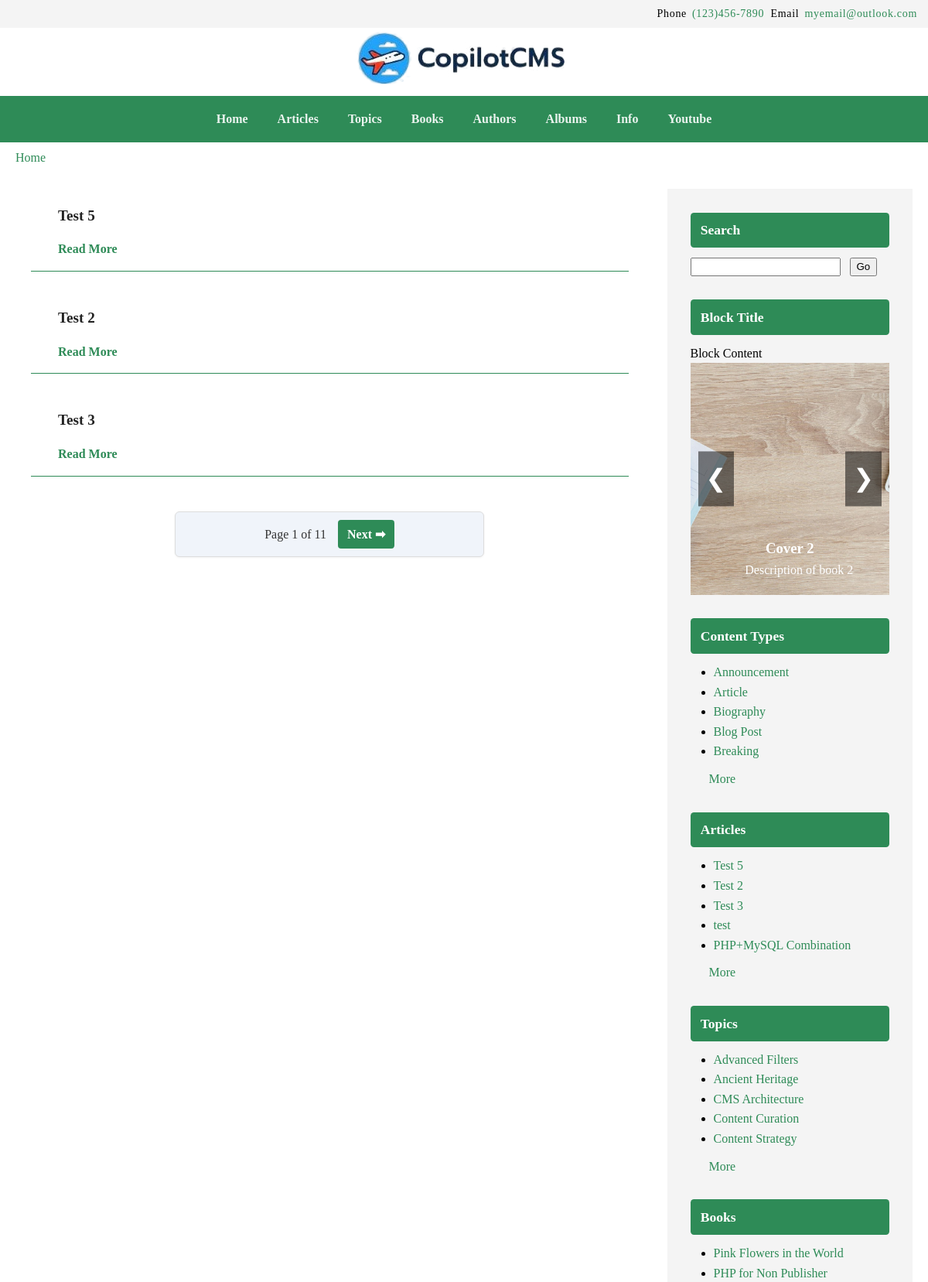
The page / (upper part) on the database its author committed.
### tables this page shows
CREATE TABLE IF NOT EXISTS `blocks` (
  `key_blocks` int(10) UNSIGNED NOT NULL AUTO_INCREMENT,
  `key_media_banner` int(10) UNSIGNED DEFAULT NULL,
  `block_name` varchar(50) NOT NULL DEFAULT '',
  `title` varchar(200) NOT NULL DEFAULT '',
  `visible_on` varchar(100) NOT NULL DEFAULT 'desktop,mobile',
  `block_content` varchar(10000) NOT NULL DEFAULT '',
  `show_on_pages` varchar(1000) NOT NULL DEFAULT '',
  `show_in_region` varchar(50) NOT NULL DEFAULT '',
  `sort` smallint(6) NOT NULL DEFAULT '0',
  `module_file` varchar(100) NOT NULL DEFAULT '',
  `status` varchar(3) NOT NULL DEFAULT 'on',
  `entry_date_time` datetime NOT NULL DEFAULT CURRENT_TIMESTAMP,
  `created_by` int(10) UNSIGNED DEFAULT NULL,
  `updated_by` int(10) UNSIGNED DEFAULT NULL,
  `key_photo_gallery` int(10) UNSIGNED DEFAULT NULL,
  PRIMARY KEY (`key_blocks`),
  KEY `fk_blocks_media` (`key_media_banner`)
);

CREATE TABLE IF NOT EXISTS `main_menu` (
  `key_main_menu` int(10) UNSIGNED NOT NULL AUTO_INCREMENT,
  `parent_id` int(10) UNSIGNED NOT NULL DEFAULT '0',
  `title` varchar(200) NOT NULL DEFAULT '',
  `url_link` varchar(200) NOT NULL DEFAULT '',
  `sort` smallint(6) NOT NULL DEFAULT '0',
  `status` varchar(3) NOT NULL DEFAULT '',
  `entry_date_time` datetime NOT NULL DEFAULT CURRENT_TIMESTAMP,
  PRIMARY KEY (`key_main_menu`)
);

CREATE TABLE IF NOT EXISTS `articles` (
  `key_articles` int(10) UNSIGNED NOT NULL AUTO_INCREMENT,
  `key_media_banner` int(10) UNSIGNED DEFAULT '0',
  `document_number` varchar(50) NOT NULL DEFAULT '',
  `title` varchar(300) NOT NULL DEFAULT '',
  `title_sub` varchar(300) NOT NULL DEFAULT '',
  `article_snippet` varchar(1000) NOT NULL DEFAULT '',
  `article_content` mediumtext NOT NULL,
  `content_type` varchar(300) NOT NULL DEFAULT '',
  `book_indent_level` tinyint(4) NOT NULL DEFAULT '0',
  `url` varchar(200) NOT NULL DEFAULT '',
  `banner_image_url` varchar(2000) DEFAULT '',
  `sort` smallint(6) NOT NULL DEFAULT '0',
  `entry_date_time` datetime NOT NULL DEFAULT CURRENT_TIMESTAMP,
  `update_date_time` datetime NOT NULL DEFAULT CURRENT_TIMESTAMP,
  `created_by` int(10) UNSIGNED DEFAULT NULL,
  `updated_by` int(10) UNSIGNED DEFAULT NULL,
  `status` enum('draft','on','off') DEFAULT 'draft',
  PRIMARY KEY (`key_articles`),
  KEY `fk_articles_media` (`key_media_banner`),
  KEY `entry_date_time` (`entry_date_time`),
  KEY `update_date_time` (`update_date_time`),
  KEY `document_number` (`document_number`)
);

CREATE TABLE IF NOT EXISTS `photo_gallery_images` (
  `key_image` int(10) UNSIGNED NOT NULL AUTO_INCREMENT,
  `key_media_banner` int(10) UNSIGNED DEFAULT NULL,
  `key_photo_gallery` int(10) UNSIGNED NOT NULL,
  `entry_date_time` datetime DEFAULT CURRENT_TIMESTAMP,
  `title` varchar(255) DEFAULT NULL,
  `description` text,
  `image_mobile_url` varchar(2000) DEFAULT NULL,
  `opacity` float DEFAULT '1',
  `action_button` tinyint(1) DEFAULT '0',
  `action_button_text` varchar(100) DEFAULT NULL,
  `action_button_link_url` varchar(500) DEFAULT NULL,
  `animation_type` varchar(50) DEFAULT 'fade',
  `text_position` varchar(50) DEFAULT 'center',
  `text_color` varchar(20) DEFAULT '#ffffff',
  `image_wrapper_class` varchar(100) DEFAULT '',
  `visibility_start` datetime DEFAULT NULL,
  `visibility_end` datetime DEFAULT NULL,
  `sort` smallint(6) NOT NULL DEFAULT '0',
  `status` varchar(3) DEFAULT 'on',
  PRIMARY KEY (`key_image`),
  KEY `key_photo_gallery` (`key_photo_gallery`),
  KEY `fk_photo_gallery_images_media` (`key_media_banner`)
);

CREATE TABLE IF NOT EXISTS `media_library` (
  `key_media` int(10) UNSIGNED NOT NULL AUTO_INCREMENT,
  `file_url` varchar(2000) NOT NULL,
  `file_url_thumbnail` varchar(2000) DEFAULT '',
  `file_type` varchar(20) NOT NULL DEFAULT 'images',
  `alt_text` varchar(500) DEFAULT NULL,
  `tags` varchar(500) DEFAULT NULL,
  `uploaded_by` int(10) UNSIGNED DEFAULT NULL,
  `entry_date_time` datetime DEFAULT CURRENT_TIMESTAMP,
  PRIMARY KEY (`key_media`),
  KEY `uploaded_by` (`uploaded_by`)
);

CREATE TABLE IF NOT EXISTS `content_types` (
  `key_content_types` int(10) UNSIGNED NOT NULL AUTO_INCREMENT,
  `key_media_banner` int(10) UNSIGNED NOT NULL DEFAULT '0',
  `name` varchar(200) NOT NULL DEFAULT '',
  `description` varchar(1000) NOT NULL DEFAULT '',
  `url` varchar(200) NOT NULL DEFAULT '',
  `banner_image_url` varchar(2000) NOT NULL DEFAULT '',
  `sort` smallint(6) NOT NULL DEFAULT '0',
  `status` varchar(3) NOT NULL DEFAULT '',
  `entry_date_time` datetime NOT NULL DEFAULT CURRENT_TIMESTAMP,
  PRIMARY KEY (`key_content_types`)
);

CREATE TABLE IF NOT EXISTS `categories` (
  `key_categories` int(10) UNSIGNED NOT NULL AUTO_INCREMENT,
  `key_media_banner` int(10) UNSIGNED NOT NULL DEFAULT '0',
  `name` varchar(200) NOT NULL DEFAULT '',
  `description` varchar(1000) NOT NULL DEFAULT '',
  `url` varchar(200) NOT NULL DEFAULT '',
  `banner_image_url` varchar(2000) NOT NULL DEFAULT '',
  `sort` smallint(6) NOT NULL DEFAULT '0',
  `status` varchar(3) NOT NULL DEFAULT '',
  `entry_date_time` datetime NOT NULL DEFAULT CURRENT_TIMESTAMP,
  `category_type` enum('article','book','photo_gallery','video_gallery','global') NOT NULL DEFAULT 'global',
  PRIMARY KEY (`key_categories`)
);

CREATE TABLE IF NOT EXISTS `books` (
  `key_books` int(10) UNSIGNED NOT NULL AUTO_INCREMENT,
  `key_media_banner` int(10) UNSIGNED DEFAULT NULL,
  `title` varchar(200) NOT NULL DEFAULT '',
  `subtitle` varchar(200) NOT NULL DEFAULT '',
  `description` text NOT NULL,
  `banner_image_url` varchar(2000) DEFAULT '',
  `url` varchar(200) NOT NULL DEFAULT '',
  `author_name` varchar(200) NOT NULL DEFAULT '',
  `publisher` varchar(200) NOT NULL DEFAULT '',
  `publish_year` varchar(4) NOT NULL DEFAULT '',
  `isbn` varchar(17) DEFAULT '',
  `is_featured` tinyint(1) DEFAULT NULL,
  `language` varchar(50) DEFAULT NULL,
  `format` varchar(50) DEFAULT NULL,
  `weight_grams` int(11) DEFAULT NULL,
  `sku` varchar(50) DEFAULT NULL,
  `status` varchar(3) NOT NULL DEFAULT '',
  `sort` smallint(6) NOT NULL DEFAULT '0',
  `entry_date_time` datetime NOT NULL DEFAULT CURRENT_TIMESTAMP,
  `update_date_time` datetime NOT NULL DEFAULT CURRENT_TIMESTAMP ON UPDATE CURRENT_TIMESTAMP,
  `created_by` int(10) UNSIGNED DEFAULT NULL,
  `updated_by` int(10) UNSIGNED DEFAULT NULL,
  PRIMARY KEY (`key_books`),
  KEY `fk_books_media` (`key_media_banner`)
);

### index.php (called while the page is built)
<?php
include 'router.php';
?>

### templates/settings.php (called while the page is built)
<?php
$settings = [];
$settings['site_name'] = 'Copilot CMS';
$settings['site_slogan'] = 'Clarity. Collaboration. Control.';
$settings['base_url'] = 'https://www.mysite.com';
$settings['template_folder'] = 'default';
$settings['template_default_logo'] = '/templates/default/images/copilogcms.png';
$settings['max_upload_image_width'] = '2000';
$settings['max_upload_image_height'] = '1000';
$settings['template_text_color'] = 'black';
$settings['template_background_color'] = '#FFF';
$settings['template_font_family'] = 'calibri';
$settings['items_brand_color'] = 'SeaGreen';
$settings['sidebar_background_color'] = '#F4F4F4';
$settings['site_direction'] = 'ltr';
$settings['google_fonts'] = 'Noto Nastaliq Urdu, Gulzar';
$settings['snippets_per_page'] = '3';
$settings['snippet_words'] = '80';

### templates/default/layout.php (the view, shortened to what this page needs)
<?php
function startLayout($title = "CopilotCMS") {
	echo "
	<!DOCTYPE html>
	<html>
		<head>
			<title>$title</title>
			<meta charset='utf-8'>
			<link rel='stylesheet' href='/templates/default/style.css'>
        </head>
		<style>";
	echo"
		</style>
	<body>";
	echo "<div id='above-header'>";
		renderBlocks("above_header");
	echo "</div>";
	echo "<header data-animate='fade'>";
		echo "<div id='site-logo'><a href='/home'><img src='" . getSetting("template_default_logo") . "'></a></div>";
		renderMainMenu();
	echo "</header>";
	echo "<div id='breadcrumb'>";
	global $segments;
	$breadcrumbs = generateBreadcrumb($segments);
	for ($i = 0; $i < sizeof($breadcrumbs); $i++) {
		$crumb = $breadcrumbs[$i];
		if ($i < 2) {
			echo '<a href="' . htmlspecialchars($crumb['url']) . '">' . htmlspecialchars($crumb['label']) . '</a>';
		} else {
			echo htmlspecialchars($crumb['label']);
		}
	}
	echo "</div>";
	echo "<main>";
}
function endLayout() {
	echo "</main>";
	echo "</body></html>
	<script src='/templates/default/script.js'></script>
	";
}
function getMenuItems() {
    global $conn;
    $items = [];
    $res = $conn->query("SELECT key_main_menu, parent_id, title, url_link FROM main_menu WHERE status = 'on' ORDER BY sort");
    while ($row = $res->fetch_assoc()) {
        $items[$row['parent_id']][] = $row;
    }
    return $items;
}
function renderMenuTree($items, $parent_id = 0) {
    if (!isset($items[$parent_id])) return;
    echo "<ul>";
    foreach ($items[$parent_id] as $item) {
        echo "<li><a href='" . htmlspecialchars($item['url_link']) . "'>" . htmlspecialchars($item['title']) . "</a>";
        renderMenuTree($items, $item['key_main_menu']);
        echo "</li>";
    }
    echo "</ul>";
}
function renderMainMenu() {
    $items = getMenuItems();
    echo "<nav class='main-menu'>";
    renderMenuTree($items);
    echo "</nav>";
}
function renderBlocks($region, $currentPage = '') {
	global $conn;
	$sql = "SELECT key_blocks, key_photo_gallery, title, block_content, module_file, visible_on FROM blocks
					   WHERE status = 'on'
					   AND show_in_region = '$region'
					   AND (show_on_pages = '' OR FIND_IN_SET('$currentPage', show_on_pages))
					   ORDER BY sort";
	$res = $conn->query($sql);
	while ($row = $res->fetch_assoc()) {
		$devices_array = explode(',', $row['visible_on']);
		$visibilityClasses = '';
		foreach ($devices_array as $device) $visibilityClasses .= ' visible-on-' . $device;
		$key_photo_gallery = $row['key_photo_gallery'];
		echo "<div class='block $visibilityClasses'>";
		echo "<h2>" . $row['title'] . "</h2>";
		echo "<div class='block-content'>" .  $row['block_content'] . "</div>";
		if ($row['module_file'] != '') {
			include("modules/" . $row['module_file'] . ".php");
		}
		echo "</div>";
	}
}
function generateBreadcrumb($segments) {
    $breadcrumbs = [];
    $baseUrl = '/';
    $breadcrumbs[] = ['label' => 'Home', 'url' => $baseUrl];
    return $breadcrumbs;
}
?>

### templates/default/homepage.php
<?php
include(__DIR__ . '/../../dbconnection.php');
include(__DIR__ . '/../template_content.php');
include(__DIR__ . '/layout.php');
?>
<?php startLayout("Home"); ?>
<div id="content">
	<?php
	$page = intval($_GET['page'] ?? 1);
	$data = getPaginatedArticles($conn, $page, getSetting('snippets_per_page'));
	$records = $data['records'];
	$pagination = $data['pagination'];
	$words_limit = getSetting('snippet_words');
	while ($record = $records->fetch_assoc()) {
		$banner_url = empty($record['banner_image_url']) ? $record['banner'] : $record['banner_image_url'];
		$article_snippet = (empty($record['article_snippet']) ? firstWords($record['article_content'], $words_limit) : firstWords($record['article_snippet'], $words_limit));
		echo "<div class='snippet-card'>
  			  <div><img src='$banner_url' data-animate='fade'></div>
			  <div class='snippet-content'>
			  <h2>{$record['title']}</h2>
			  <p>$article_snippet</p>
			  <a href='/article/{$record['url']}'>Read More</a>
			  </div>
			</div>";
	}
	echo $pagination['html'];
	?>
</div>
<div id="sidebar">
	<?php renderBlocks("sidebar_right"); ?>
</div>
<?php endLayout();?>

### modules/search6545645.php
<div class="block">
	<form method="get" action="/search" class="search-form">
		<input type="text" name="q"> &nbsp;
		<input type="submit" value="Go">
	</form>
</div>

### modules/photo_gallery_carousel_5645645.php (shortened to what this page needs)
<?php
$gallery = $conn->query("SELECT * FROM photo_gallery WHERE key_photo_gallery = $key_photo_gallery AND status = 'on'")->fetch_assoc();
$gallery_css = $gallery['css'];
$navigation_type = $gallery['navigation_type'] ?? 'slideshow';
$images = $conn->query("
	SELECT i.*, m.file_url, m.alt_text
	FROM photo_gallery_images i
	LEFT JOIN media_library m ON i.key_media_banner = m.key_media
	WHERE i.key_photo_gallery = $key_photo_gallery AND i.status = 'on'
		AND (i.visibility_start IS NULL OR i.visibility_start <= NOW())
		AND (i.visibility_end IS NULL OR i.visibility_end >= NOW())
	ORDER BY i.sort ASC
");
echo "<div class='carousel-wrapper' id='carousel-$key_photo_gallery' data-navigation-type='$navigation_type'>";
if ($navigation_type === 'arrows') {
	echo '<div class="carousel-arrow left">&#10094;</div>';
	echo '<div class="carousel-arrow right">&#10095;</div>';
}
while ($img = $images->fetch_assoc()) {
	$img_url = htmlspecialchars($img['file_url']);
	$alt_text = htmlspecialchars($img['alt_text'] ?? $img['title'] ?? '');
	echo '<div class="carousel-slide"
				style="opacity:' . floatval($img['opacity']) . ";$gallery_css" . '"
				data-animation="' . htmlspecialchars($img['animation_type']) . '">';
	echo '<img src="' . $img_url . '" alt="' . $alt_text . '">';
	if (!empty($img['title']) || !empty($img['description'])) {
		echo '<div class="carousel-text" style="color:' . htmlspecialchars($img['text_color']) . '; text-align:' . htmlspecialchars($img['text_position']) . '">';
		echo '<h3>' . $img['title'] . '</h3>';
		echo '<p>' . htmlspecialchars($img['description']) . '</p>';
		echo '</div>';
	}
	echo '</div>';
}
echo '</div>';
?>

### modules/content_types_55448.php
<div class="block">
	<?php
	$cat_id = isset($_GET['cat']) ? intval($_GET['cat']) : null;
	$sql = "SELECT key_content_types, name, url FROM content_types ORDER BY name ASC LIMIT 5";
	$content_types = $conn->query($sql);
	echo "<ul class='category-list'>";
	while ($c = $content_types->fetch_assoc()) {
		$active = ($cat_id === intval($c['key_content_types'])) ? " class='active'" : "";
		echo "<li{$active}><a href='/content/{$c['url']}'>{$c['name']}</a></li>";
	}
	echo "</ul>";
	echo "<p><a href='/content-types'>More</a></p>";
	?>
</div>

### modules/articles_34548.php
<div class="block">
	<?php
	$cat_id = isset($_GET['cat']) ? intval($_GET['cat']) : null;
	$sql = "SELECT key_articles, title, url FROM articles ORDER BY entry_date_time DESC LIMIT 5";
	$articles = $conn->query($sql);
	echo "<ul class='category-list'>";
	while ($c = $articles->fetch_assoc()) {
		$active = ($cat_id === intval($c['key_articles'])) ? " class='active'" : "";
		echo "<li{$active}><a href='/article/{$c['url']}'>{$c['title']}</a></li>";
	}
	echo "</ul>";
	echo "<p><a href='/articles'>More</a></p>";
	?>
</div>

### modules/categories_55448.php
<div class="block">
	<?php
	$cat_id = isset($_GET['cat']) ? intval($_GET['cat']) : null;
	$sql = "SELECT key_categories, name, url FROM categories ORDER BY name ASC LIMIT 5";
	$categories = $conn->query($sql);
	echo "<ul class='category-list'>";
	while ($c = $categories->fetch_assoc()) {
		$active = ($cat_id === intval($c['key_categories'])) ? " class='active'" : "";
		echo "<li{$active}><a href='/category/{$c['url']}'>{$c['name']}</a></li>";
	}
	echo "</ul>";
	echo "<p><a href='/categories'>More</a></p>";
	?>
</div>

### modules/books_84538.php (shortened to what this page needs)
<div class="block">
	<?php
	$cat_id = isset($_GET['cat']) ? intval($_GET['cat']) : null;
	$sql = "SELECT key_books, title, url FROM books ORDER BY entry_date_time DESC LIMIT 5";
	$books = $conn->query($sql);
	echo "<ul class='category-list'>";
	while ($c = $books->fetch_assoc()) {
		$active = ($cat_id === intval($c['key_books'])) ? " class='active'" : "";
		echo "<li{$active}><a href='/book/{$c['url']}'>{$c['title']}</a></li>";
	}
	echo "</ul>";
	?>
</div>

### rows shown on the page
blocks: block_content "Phone (123)456-7890 Email myemail@outlook.com"
main_menu: title "Home"
main_menu: title "Articles"
main_menu: title "Topics"
main_menu: title "Books"
main_menu: title "Authors"
main_menu: title "Albums"
main_menu: title "Info"
main_menu: title "Youtube"
articles: title "Test 5"
articles: title "Test 2"
articles: title "Test 3"
blocks: title "Search"
blocks: title "Block Title", block_content "Block Content"
photo_gallery_images: media_library.file_url (picture), title "Cover 2", description "Description of book 2"
blocks: title "Content Types"
content_types: name "Announcement"
content_types: name "Article"
content_types: name "Biography"
content_types: name "Blog Post"
content_types: name "Breaking"
blocks: title "Articles"
articles: title "test"
articles: title "PHP+MySQL Combination"
blocks: title "Topics"
categories: name "Advanced Filters"
categories: name "Ancient Heritage"
categories: name "CMS Architecture"
categories: name "Content Curation"
categories: name "Content Strategy"
blocks: title "Books"
books: title "Pink Flowers in the World"
books: title "PHP for Non Publisher"

### other values the page prints
$crumb['label'] "Home"
$pagination['html'] "Page 1 of 11"
